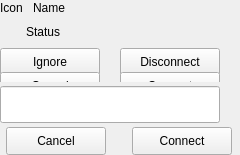
<?xml version="1.0" encoding="UTF-8"?>
<ui version="4.0">
 <class>TrayItemWidget</class>
 <widget class="QWidget" name="TrayItemWidget">
  <property name="geometry">
   <rect>
    <x>0</x>
    <y>0</y>
    <width>240</width>
    <height>155</height>
   </rect>
  </property>
  <property name="sizePolicy">
   <sizepolicy hsizetype="Fixed" vsizetype="Preferred">
    <horstretch>0</horstretch>
    <verstretch>0</verstretch>
   </sizepolicy>
  </property>
  <property name="minimumSize">
   <size>
    <width>240</width>
    <height>0</height>
   </size>
  </property>
  <property name="maximumSize">
   <size>
    <width>240</width>
    <height>16777215</height>
   </size>
  </property>
  <property name="windowTitle">
   <string>TrayItemWidget</string>
  </property>
  <layout class="QVBoxLayout" name="verticalLayout_5">
   <property name="spacing">
    <number>0</number>
   </property>
   <property name="leftMargin">
    <number>0</number>
   </property>
   <property name="topMargin">
    <number>0</number>
   </property>
   <property name="rightMargin">
    <number>0</number>
   </property>
   <property name="bottomMargin">
    <number>0</number>
   </property>
   <item>
    <widget class="QWidget" name="connectionInfoWidget" native="true">
     <property name="sizePolicy">
      <sizepolicy hsizetype="Fixed" vsizetype="Preferred">
       <horstretch>0</horstretch>
       <verstretch>0</verstretch>
      </sizepolicy>
     </property>
     <property name="minimumSize">
      <size>
       <width>240</width>
       <height>16</height>
      </size>
     </property>
     <property name="maximumSize">
      <size>
       <width>240</width>
       <height>16</height>
      </size>
     </property>
     <property name="styleSheet">
      <string notr="true"/>
     </property>
     <layout class="QHBoxLayout" name="horizontalLayout_8" stretch="0,0,0">
      <property name="spacing">
       <number>10</number>
      </property>
      <property name="leftMargin">
       <number>0</number>
      </property>
      <property name="topMargin">
       <number>0</number>
      </property>
      <property name="rightMargin">
       <number>0</number>
      </property>
      <property name="bottomMargin">
       <number>0</number>
      </property>
      <item>
       <widget class="QLabel" name="connectionTypeIcon">
        <property name="text">
         <string>Icon</string>
        </property>
       </widget>
      </item>
      <item>
       <widget class="QLabel" name="connectionName">
        <property name="text">
         <string>Name</string>
        </property>
       </widget>
      </item>
      <item>
       <spacer name="horizontalSpacer_4">
        <property name="orientation">
         <enum>Qt::Horizontal</enum>
        </property>
        <property name="sizeHint" stdset="0">
         <size>
          <width>200</width>
          <height>20</height>
         </size>
        </property>
       </spacer>
      </item>
     </layout>
    </widget>
   </item>
   <item>
    <widget class="QWidget" name="activeStatusWidget" native="true">
     <property name="sizePolicy">
      <sizepolicy hsizetype="Fixed" vsizetype="Fixed">
       <horstretch>0</horstretch>
       <verstretch>0</verstretch>
      </sizepolicy>
     </property>
     <property name="minimumSize">
      <size>
       <width>240</width>
       <height>66</height>
      </size>
     </property>
     <property name="maximumSize">
      <size>
       <width>240</width>
       <height>66</height>
      </size>
     </property>
     <property name="styleSheet">
      <string notr="true"/>
     </property>
     <layout class="QVBoxLayout" name="verticalLayout">
      <property name="spacing">
       <number>14</number>
      </property>
      <property name="leftMargin">
       <number>0</number>
      </property>
      <property name="topMargin">
       <number>8</number>
      </property>
      <property name="rightMargin">
       <number>0</number>
      </property>
      <property name="bottomMargin">
       <number>0</number>
      </property>
      <item>
       <layout class="QHBoxLayout" name="horizontalLayout_5">
        <property name="spacing">
         <number>0</number>
        </property>
        <property name="leftMargin">
         <number>26</number>
        </property>
        <item>
         <widget class="AnimationLoadingLabel" name="connectionStatus">
          <property name="sizePolicy">
           <sizepolicy hsizetype="Fixed" vsizetype="Preferred">
            <horstretch>0</horstretch>
            <verstretch>0</verstretch>
           </sizepolicy>
          </property>
          <property name="minimumSize">
           <size>
            <width>0</width>
            <height>16</height>
           </size>
          </property>
          <property name="maximumSize">
           <size>
            <width>16777215</width>
            <height>16</height>
           </size>
          </property>
          <property name="text">
           <string>Status</string>
          </property>
         </widget>
        </item>
        <item>
         <spacer name="horizontalSpacer_3">
          <property name="orientation">
           <enum>Qt::Horizontal</enum>
          </property>
          <property name="sizeHint" stdset="0">
           <size>
            <width>20</width>
            <height>14</height>
           </size>
          </property>
         </spacer>
        </item>
       </layout>
      </item>
      <item>
       <widget class="QWidget" name="ignoreAnddisconnect" native="true">
        <property name="sizePolicy">
         <sizepolicy hsizetype="Fixed" vsizetype="Fixed">
          <horstretch>0</horstretch>
          <verstretch>0</verstretch>
         </sizepolicy>
        </property>
        <property name="minimumSize">
         <size>
          <width>220</width>
          <height>28</height>
         </size>
        </property>
        <property name="maximumSize">
         <size>
          <width>220</width>
          <height>28</height>
         </size>
        </property>
        <layout class="QHBoxLayout" name="horizontalLayout_6">
         <property name="spacing">
          <number>20</number>
         </property>
         <property name="leftMargin">
          <number>0</number>
         </property>
         <property name="topMargin">
          <number>0</number>
         </property>
         <property name="rightMargin">
          <number>0</number>
         </property>
         <property name="bottomMargin">
          <number>0</number>
         </property>
         <item>
          <widget class="QPushButton" name="ignoreButton">
           <property name="sizePolicy">
            <sizepolicy hsizetype="Fixed" vsizetype="Fixed">
             <horstretch>0</horstretch>
             <verstretch>0</verstretch>
            </sizepolicy>
           </property>
           <property name="minimumSize">
            <size>
             <width>100</width>
             <height>28</height>
            </size>
           </property>
           <property name="maximumSize">
            <size>
             <width>100</width>
             <height>28</height>
            </size>
           </property>
           <property name="text">
            <string>Ignore</string>
           </property>
          </widget>
         </item>
         <item>
          <widget class="QPushButton" name="disconnectButton">
           <property name="sizePolicy">
            <sizepolicy hsizetype="Fixed" vsizetype="Fixed">
             <horstretch>0</horstretch>
             <verstretch>0</verstretch>
            </sizepolicy>
           </property>
           <property name="minimumSize">
            <size>
             <width>100</width>
             <height>28</height>
            </size>
           </property>
           <property name="maximumSize">
            <size>
             <width>100</width>
             <height>28</height>
            </size>
           </property>
           <property name="text">
            <string>Disconnect</string>
           </property>
          </widget>
         </item>
        </layout>
       </widget>
      </item>
      <item>
       <widget class="QWidget" name="cancelAndConnect" native="true">
        <property name="sizePolicy">
         <sizepolicy hsizetype="Fixed" vsizetype="Fixed">
          <horstretch>0</horstretch>
          <verstretch>0</verstretch>
         </sizepolicy>
        </property>
        <property name="minimumSize">
         <size>
          <width>220</width>
          <height>28</height>
         </size>
        </property>
        <property name="maximumSize">
         <size>
          <width>220</width>
          <height>28</height>
         </size>
        </property>
        <property name="styleSheet">
         <string notr="true"/>
        </property>
        <layout class="QHBoxLayout" name="horizontalLayout">
         <property name="spacing">
          <number>20</number>
         </property>
         <property name="leftMargin">
          <number>0</number>
         </property>
         <property name="topMargin">
          <number>0</number>
         </property>
         <property name="rightMargin">
          <number>0</number>
         </property>
         <property name="bottomMargin">
          <number>0</number>
         </property>
         <item>
          <widget class="QPushButton" name="cancelButton">
           <property name="sizePolicy">
            <sizepolicy hsizetype="Fixed" vsizetype="Fixed">
             <horstretch>0</horstretch>
             <verstretch>0</verstretch>
            </sizepolicy>
           </property>
           <property name="minimumSize">
            <size>
             <width>100</width>
             <height>28</height>
            </size>
           </property>
           <property name="maximumSize">
            <size>
             <width>100</width>
             <height>28</height>
            </size>
           </property>
           <property name="text">
            <string>Cancel</string>
           </property>
          </widget>
         </item>
         <item>
          <widget class="QPushButton" name="connectButton">
           <property name="sizePolicy">
            <sizepolicy hsizetype="Fixed" vsizetype="Fixed">
             <horstretch>0</horstretch>
             <verstretch>0</verstretch>
            </sizepolicy>
           </property>
           <property name="minimumSize">
            <size>
             <width>100</width>
             <height>28</height>
            </size>
           </property>
           <property name="maximumSize">
            <size>
             <width>100</width>
             <height>28</height>
            </size>
           </property>
           <property name="text">
            <string>Connect</string>
           </property>
          </widget>
         </item>
        </layout>
       </widget>
      </item>
     </layout>
    </widget>
   </item>
   <item>
    <widget class="QWidget" name="inputTextWidget" native="true">
     <property name="sizePolicy">
      <sizepolicy hsizetype="Fixed" vsizetype="Preferred">
       <horstretch>0</horstretch>
       <verstretch>0</verstretch>
      </sizepolicy>
     </property>
     <property name="minimumSize">
      <size>
       <width>240</width>
       <height>0</height>
      </size>
     </property>
     <property name="maximumSize">
      <size>
       <width>240</width>
       <height>16777215</height>
      </size>
     </property>
     <layout class="QVBoxLayout" name="verticalLayout_4">
      <property name="spacing">
       <number>4</number>
      </property>
      <property name="leftMargin">
       <number>0</number>
      </property>
      <property name="topMargin">
       <number>4</number>
      </property>
      <property name="rightMargin">
       <number>0</number>
      </property>
      <property name="bottomMargin">
       <number>0</number>
      </property>
      <item>
       <widget class="QLineEdit" name="inputTextEdit">
        <property name="sizePolicy">
         <sizepolicy hsizetype="Fixed" vsizetype="Preferred">
          <horstretch>0</horstretch>
          <verstretch>0</verstretch>
         </sizepolicy>
        </property>
        <property name="minimumSize">
         <size>
          <width>220</width>
          <height>0</height>
         </size>
        </property>
        <property name="maximumSize">
         <size>
          <width>220</width>
          <height>16777215</height>
         </size>
        </property>
       </widget>
      </item>
      <item>
       <layout class="QHBoxLayout" name="horizontalLayout_7">
        <property name="spacing">
         <number>20</number>
        </property>
        <property name="leftMargin">
         <number>0</number>
        </property>
        <item>
         <widget class="QPushButton" name="inputTextCancelButton">
          <property name="sizePolicy">
           <sizepolicy hsizetype="Fixed" vsizetype="Fixed">
            <horstretch>0</horstretch>
            <verstretch>0</verstretch>
           </sizepolicy>
          </property>
          <property name="minimumSize">
           <size>
            <width>100</width>
            <height>28</height>
           </size>
          </property>
          <property name="maximumSize">
           <size>
            <width>100</width>
            <height>28</height>
           </size>
          </property>
          <property name="text">
           <string>Cancel</string>
          </property>
         </widget>
        </item>
        <item>
         <widget class="QPushButton" name="inputTextConnectButton">
          <property name="sizePolicy">
           <sizepolicy hsizetype="Fixed" vsizetype="Fixed">
            <horstretch>0</horstretch>
            <verstretch>0</verstretch>
           </sizepolicy>
          </property>
          <property name="minimumSize">
           <size>
            <width>100</width>
            <height>28</height>
           </size>
          </property>
          <property name="maximumSize">
           <size>
            <width>100</width>
            <height>28</height>
           </size>
          </property>
          <property name="text">
           <string>Connect</string>
          </property>
         </widget>
        </item>
       </layout>
      </item>
     </layout>
    </widget>
   </item>
  </layout>
 </widget>
 <customwidgets>
  <customwidget>
   <class>AnimationLoadingLabel</class>
   <extends>QLabel</extends>
   <header location="global">animation-loading-label.h</header>
  </customwidget>
 </customwidgets>
 <resources/>
 <connections/>
</ui>
